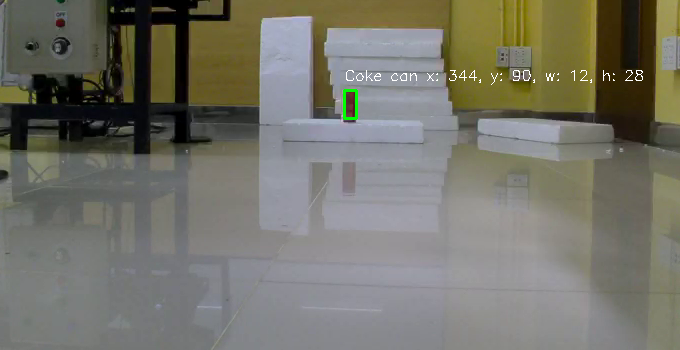
#> input picture coke_can_120cm.png, 680 x 350 px
$ python -i lab_05.py   (imports and definitions only)
#> lines starting #> are read from the running program, lines starting #| are printed output that depends on the picture; after the words box and inside, x2 and y2 are one past the last pixel; in counts of white or black regions, pixels touching at a corner belong together
#> further down, picture is the input picture: shape (350, 680, 3); mean B, G, R 105.2, 115.7, 116.7
import cv2
import robomaster
from robomaster import robot
from robomaster import vision
from robomaster import blaster
import time
import numpy as np
from scipy.spatial.distance import cosine
import matplotlib.pyplot as plt

lst_score = []
count_f = 0

class CokeCanMarker:
    def __init__(self, x, y, w, h, score):
        self._x = x
        self._y = y
        self._w = w
        self._h = h
        self._score = score

    @property
    def pt1(self):
        return int(self._x), int(self._y)

    @property
    def pt2(self):
        return int(self._x + self._w), int(self._y + self._h)

    @property
    def center(self):
        return int(self._x + self._w / 2), int(self._y + self._h / 2)

    @property
    def text(self):
        return f"Score: {self._score:.2f}"

def coke(image):
    hsv_image = cv2.cvtColor(image, cv2.COLOR_BGR2HSV)
#> hsv_image: shape (350, 680, 3); mean H, S, V 64.6, 50.1, 120.7
    lower_red1 = np.array([0, 70, 50])
    upper_red1 = np.array([10, 255, 255])
    lower_red2 = np.array([170, 70, 50])
    upper_red2 = np.array([180, 255, 255])

    mask1 = cv2.inRange(hsv_image, lower_red1, upper_red1)
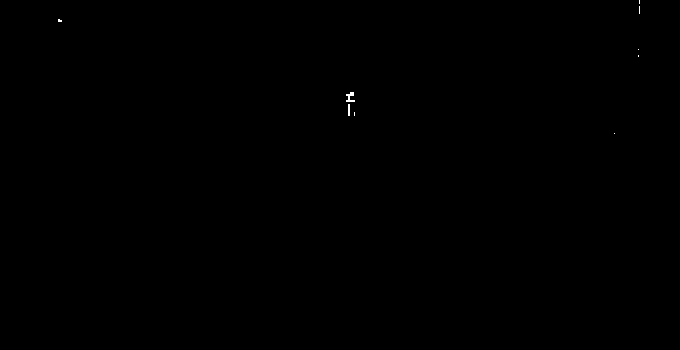
#> mask1: shape (350, 680); 0.04% white in thin lines or dots, all inside (x1, y1, x2, y2) = (58, 0, 640, 134)
    mask2 = cv2.inRange(hsv_image, lower_red2, upper_red2)
#> mask2: shape (350, 680); 0.07% white; 5 white regions (2 under 20 px), largest, box (x1, y1, x2, y2) and area: (346, 102, 355, 117) 105, (56, 20, 64, 26) 32, (350, 92, 355, 100) 24
    mask = cv2.bitwise_or(mask1, mask2)
#> mask: shape (350, 680); 0.12% white; 7 white regions (5 under 20 px), largest, box (x1, y1, x2, y2) and area: (346, 92, 355, 117) 223, (56, 19, 64, 26) 42

    anchor_boxes = [(30, 70)]
    best_score = -1
    best_box = None
    stride = 20


    for (box_w, box_h) in anchor_boxes:
        for y in range(0, mask.shape[0] - box_h, stride):
            for x in range(0, mask.shape[1] - box_w, stride):
                window = mask[y:y+box_h, x:x+box_w]
                window_vector = window.flatten()
                target_vector = np.ones_like(window_vector)

                window_norm = np.linalg.norm(window_vector)
                target_norm = np.linalg.norm(target_vector)
                if window_norm == 0 or target_norm == 0:
                    continue

                similarity = 1 - cosine(window_vector / window_norm, target_vector / target_norm)

                if 0.65 < similarity < 0.85 and similarity > best_score:
                    best_score = similarity
                    best_box = (x, y, box_w, box_h)
#> after the loop, best_score = -1

    lst_score.append(best_score)

    if best_box:
        x, y, box_w, box_h = best_box

        cv2.rectangle(image, (x, y), (x + box_w, y + box_h), (0, 255, 0), 2)
        return CokeCanMarker(x, y, box_w, box_h, best_score), best_score

    return None, None

# [86 lines not run here, left out]

>>> import cv2
>>> picture = cv2.imread('../coke_can_120cm.png')
>>> result = coke(picture)
